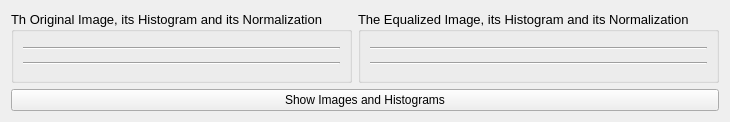
      <widget class="QWidget" name="tab_2">
       <attribute name="title">
        <string>Histogram</string>
       </attribute>
       <layout class="QGridLayout" name="gridLayout_10">
        <item row="1" column="1">
         <widget class="QGroupBox" name="groupBox_7">
          <property name="font">
           <font>
            <pointsize>10</pointsize>
           </font>
          </property>
          <property name="title">
           <string>The Equalized Image, its Histogram and its Normalization</string>
          </property>
          <layout class="QGridLayout" name="gridLayout_12">
           <item row="2" column="0">
            <widget class="MplWidget" name="histogram2_graphicsView" native="true">
             <property name="sizePolicy">
              <sizepolicy hsizetype="Preferred" vsizetype="Preferred">
               <horstretch>0</horstretch>
               <verstretch>0</verstretch>
              </sizepolicy>
             </property>
            </widget>
           </item>
           <item row="0" column="0">
            <widget class="MplWidget" name="image2_graphicsView" native="true">
             <property name="sizePolicy">
              <sizepolicy hsizetype="Preferred" vsizetype="Preferred">
               <horstretch>0</horstretch>
               <verstretch>0</verstretch>
              </sizepolicy>
             </property>
            </widget>
           </item>
           <item row="4" column="0">
            <widget class="MplWidget" name="equilizedhistogramnormalization_graphicsView" native="true">
             <property name="sizePolicy">
              <sizepolicy hsizetype="Preferred" vsizetype="Preferred">
               <horstretch>0</horstretch>
               <verstretch>0</verstretch>
              </sizepolicy>
             </property>
            </widget>
           </item>
           <item row="1" column="0">
            <widget class="Line" name="line_5">
             <property name="orientation">
              <enum>Qt::Horizontal</enum>
             </property>
            </widget>
           </item>
           <item row="3" column="0">
            <widget class="Line" name="line_6">
             <property name="orientation">
              <enum>Qt::Horizontal</enum>
             </property>
            </widget>
           </item>
          </layout>
         </widget>
        </item>
        <item row="1" column="0">
         <widget class="QGroupBox" name="groupBox_6">
          <property name="font">
           <font>
            <pointsize>10</pointsize>
           </font>
          </property>
          <property name="title">
           <string>Th Original Image, its Histogram and its Normalization</string>
          </property>
          <layout class="QGridLayout" name="gridLayout_11">
           <item row="0" column="0">
            <widget class="MplWidget" name="image1_graphicsView" native="true">
             <property name="sizePolicy">
              <sizepolicy hsizetype="Preferred" vsizetype="Preferred">
               <horstretch>0</horstretch>
               <verstretch>0</verstretch>
              </sizepolicy>
             </property>
            </widget>
           </item>
           <item row="4" column="0">
            <widget class="MplWidget" name="originalhistogramnormalization_graphicsView" native="true">
             <property name="sizePolicy">
              <sizepolicy hsizetype="Preferred" vsizetype="Preferred">
               <horstretch>0</horstretch>
               <verstretch>0</verstretch>
              </sizepolicy>
             </property>
            </widget>
           </item>
           <item row="2" column="0">
            <widget class="MplWidget" name="histogram1_graphicsView" native="true">
             <property name="sizePolicy">
              <sizepolicy hsizetype="Preferred" vsizetype="Preferred">
               <horstretch>0</horstretch>
               <verstretch>0</verstretch>
              </sizepolicy>
             </property>
            </widget>
           </item>
           <item row="1" column="0">
            <widget class="Line" name="line_3">
             <property name="orientation">
              <enum>Qt::Horizontal</enum>
             </property>
            </widget>
           </item>
           <item row="3" column="0">
            <widget class="Line" name="line_4">
             <property name="orientation">
              <enum>Qt::Horizontal</enum>
             </property>
            </widget>
           </item>
          </layout>
         </widget>
        </item>
        <item row="2" column="0" colspan="2">
         <widget class="QPushButton" name="ShowOriginalHistogram_pushButton">
          <property name="text">
           <string>Show Images and Histograms</string>
          </property>
         </widget>
        </item>
       </layout>
      </widget>
